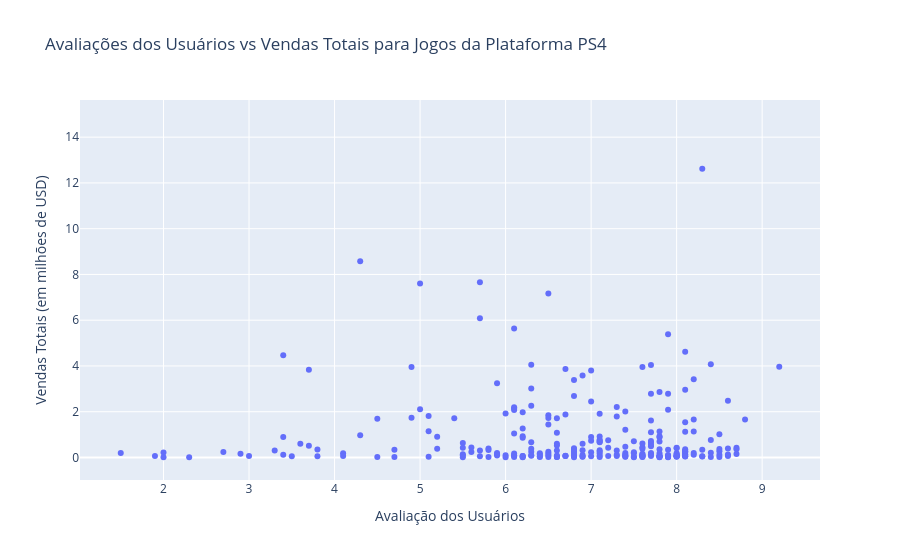

The notebook cell saved with this chart:
### Markdown cell above
Devemos analisar a correlação entre as avaliações dos usuários e as vendas totais dos jogos para a plataforma PS4:

### Code cell
# Plotando um gráfico de dispersão para analisar a correlação entre as avaliações dos usuários e as vendas totais dos jogos para a plataforma PS4:
ps4_games = potentially_profitable_platforms[potentially_profitable_platforms['platform'] == 'PS4'] # Filtrando apenas os jogos da plataforma PS4
scatter_user_sales = px.scatter(
    ps4_games,  
    x='user_score',
    y='total_sales',
    title='Avaliações dos Usuários vs Vendas Totais para Jogos da Plataforma PS4',
    labels={'user_score':'Avaliação dos Usuários', 'total_sales':'Vendas Totais (em milhões de USD)'}
)
scatter_user_sales.show()

### Figure 1 — Plotly figure (JSON) as saved in the notebook; plotly's stock layout.template omitted (floating-point values rounded to 4 significant figures; data arrays with more than 128 entries replaced by an {"elided": "..."} marker saying what was removed)
{"data": [{"hovertemplate": "Avaliação dos Usuários=%{x}<br>Vendas Totais (em milhões de USD)=%{y}<extra></extra>", "legendgroup": "", "marker": {"color": "#636efa", "symbol": "circle"}, "mode": "markers", "name": "", "orientation": "v", "showlegend": false, "type": "scatter", "x": {"elided": "392 float values"}, "xaxis": "x", "y": {"elided": "392 float values"}, "yaxis": "y"}], "layout": {"legend": {"tracegroupgap": 0}, "title": {"text": "Avaliações dos Usuários vs Vendas Totais para Jogos da Plataforma PS4"}, "xaxis": {"anchor": "y", "domain": [0, 1], "title": {"text": "Avaliação dos Usuários"}}, "yaxis": {"anchor": "x", "domain": [0, 1], "title": {"text": "Vendas Totais (em milhões de USD)"}}}}
